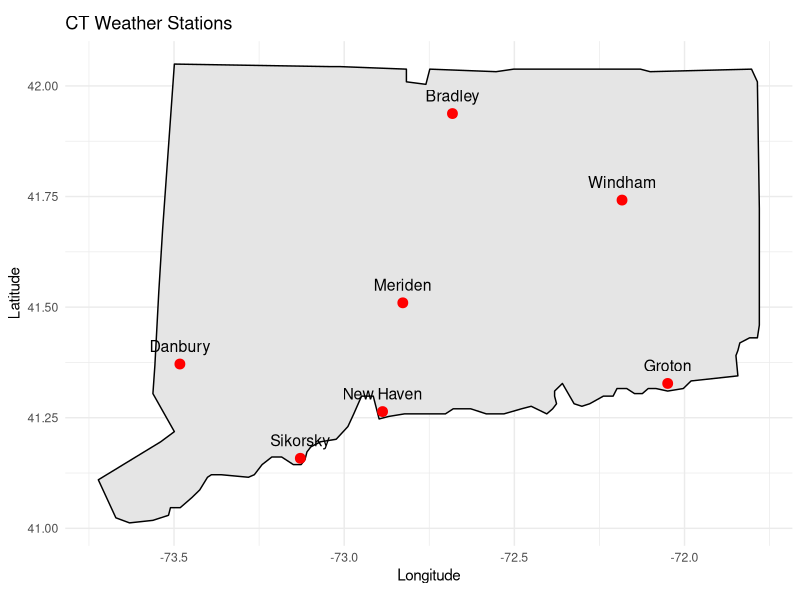

Source code (R):
library(ggplot2)
library(maps)

# Station location data
station_locations <- data.frame(
  Station = c("USW00014707", "USW00014740", "USW00014758", "USW00054734", 
              "USW00054767", "USW00054788", "USW00094702"),
  Name = c("Groton", "Bradley", "New Haven", "Danbury", 
           "Windham", "Meriden", "Sikorsky"),
  lat = c(41.3275, 41.9375, 41.26389, 41.37139, 41.74194, 41.50972, 41.1583),
  long = c(-72.04944, -72.6819, -72.88722, -73.48278, -72.18361, -72.82778, -73.1289)
)

# Get US map data
us_map <- map_data("state")

# Extract Connecticut
ct_map <- subset(us_map, region == "connecticut")

# Plot
ggplot() +
  geom_polygon(data = ct_map,
               aes(x = long, y = lat, group = group),
               fill = "grey90",
               color = "black") +
  geom_point(data = station_locations,
             aes(x = long, y = lat),
             color = "red",
             size = 3) +
  geom_text(data = station_locations,
            aes(x = long, y = lat, label = Name),
            vjust = -1,
            size = 4) +
  coord_fixed(1.3) +
  labs(
    title = "CT Weather Stations",
    x = "Longitude",
    y = "Latitude"
  ) +
  theme_minimal()
